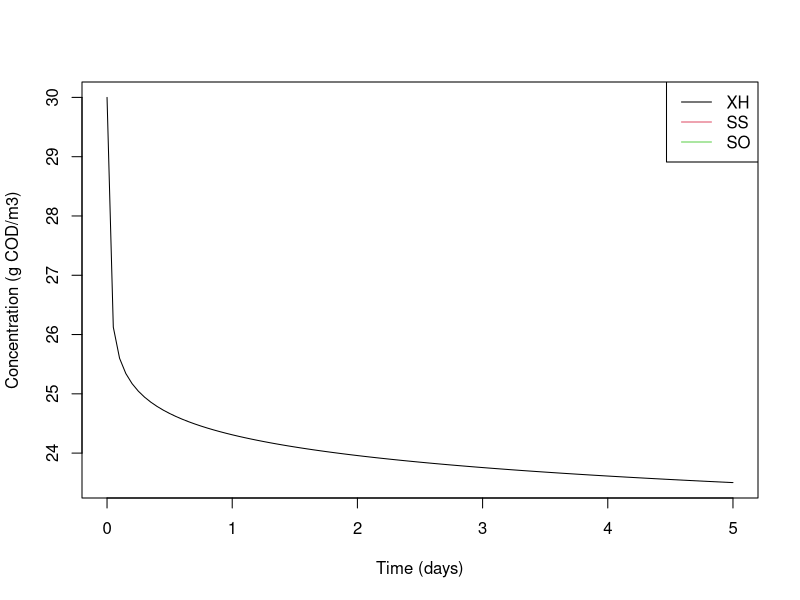

The R script that drew this image:
# Define aerobic storage rate equation
aero_storage <- function(t, state, params) {
  XH <- state[1]
  SS <- state[2]
  SO <- state[3]
  
  kSTO <- params["kSTO"]
  KS <- params["KS"]  
  KO2 <- params["KO2"]
  
  rate <- kSTO * (SO/(KO2 + SO)) * (SS/(KS + SS)) * XH
  
  dXH <- -rate
  dSS <- rate
  dSO <- -rate * (1 - KO2/(KO2 + SO))
  
  return(list(c(dXH, dSS, dSO)))
}

# Parameters
params <- c(kSTO = 10, KS = 10, KO2 = 0.5)

# Initial conditions 
state <- c(XH = 30, SS = 50, SO = 2) # Initial state vector

# Time steps
t <- seq(0, 5, by=0.05) 

# Numerical integration
library(deSolve) 
out <- ode(y = state, times = t, func = aero_storage, parms = params)

# Results
plot(out[,1], out[,2], type="l", 
     xlab="Time (days)", ylab="Concentration (g COD/m3)")
lines(out[,3], col="blue")  
legend("topright", legend=c("XH", "SS", "SO"), lty=1, col=1:3)
